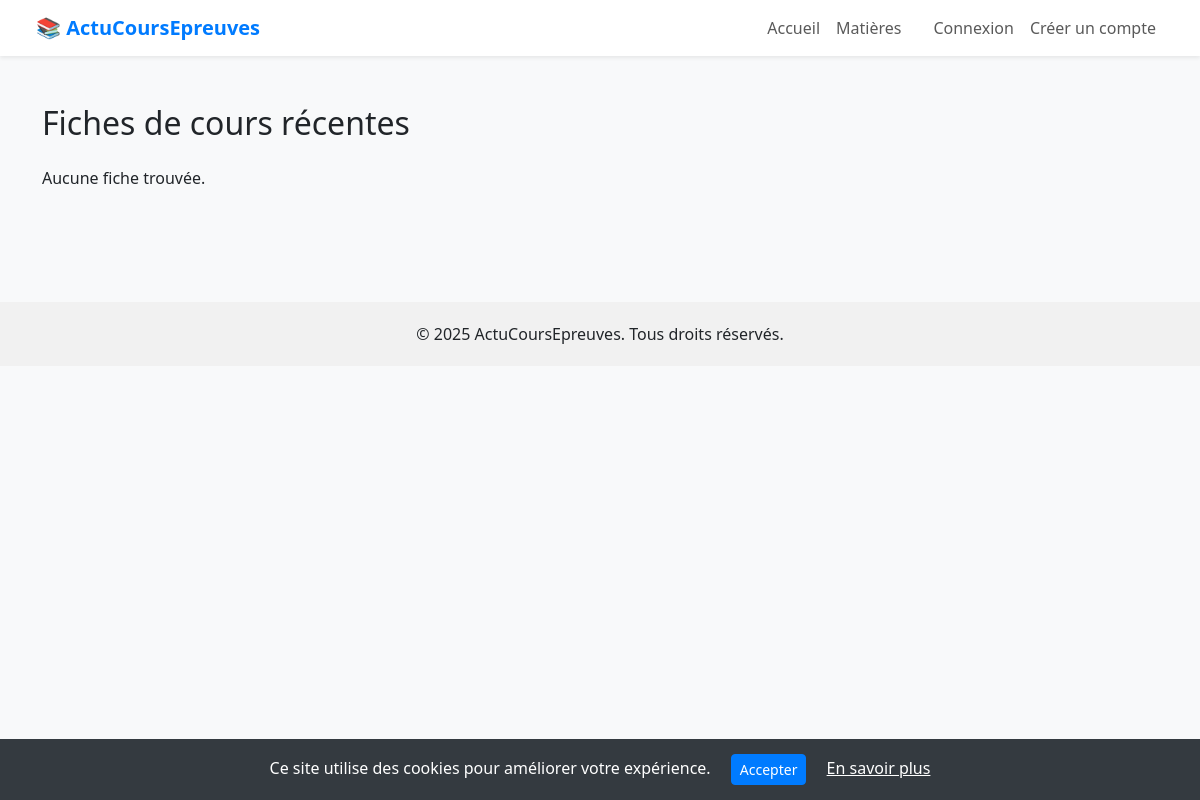
The page /fiches-recentes/ on the database as committed earlier.
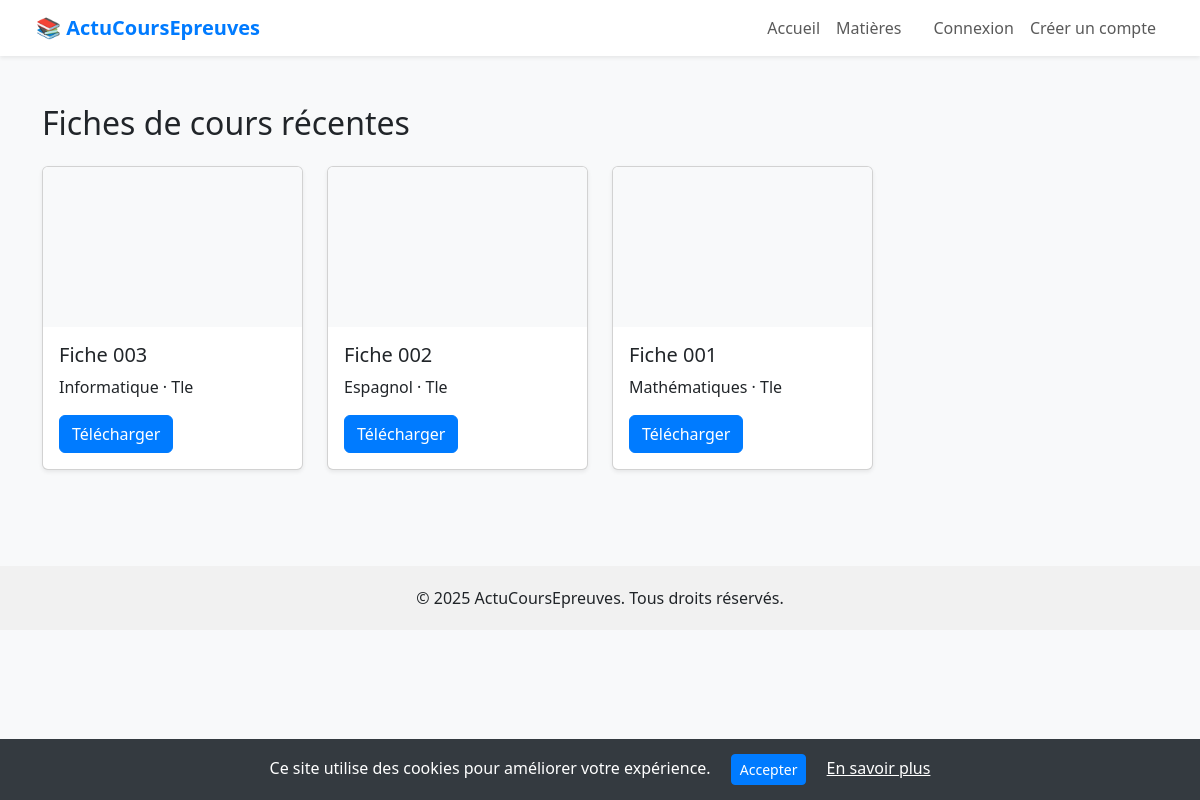
The same page on the database as committed later.
### blog/models.py (models this page shows, shortened)
class FicheCours(models.Model):
    titre = models.CharField(max_length=200)
    description = models.TextField(blank=True)
    lien_drive = models.URLField(blank=True, null=True)
    matiere = models.ForeignKey(Matiere, on_delete=models.CASCADE)
    prix = models.DecimalField(max_digits=6, decimal_places=2, default=0.0)
    niveau = models.CharField(max_length=100, choices=NIVEAUX, default='Tle')
    annee = models.PositiveIntegerField()
    created_at = models.DateTimeField(auto_now_add=True)
    telechargements = models.PositiveIntegerField(default=0)
    utilisateurs_telechargeurs = models.ManyToManyField(User, blank=True)

class Matiere(models.Model):
    nom = models.CharField(max_length=100)
    created_at = models.DateTimeField(auto_now_add=True)
    updated_at = models.DateTimeField(auto_now=True)

### blog/views.py (the view)
# urls.py: path('fiches-recentes/', views.fiches_recentes, name='fiches_recentes'),
def fiches_recentes(request):
    fiches = FicheCours.objects.order_by('-created_at')[:10]
    for f in fiches:
        f.icon = get_matiere_icon(f.matiere.nom if f.matiere else "")
    return render(request, 'fiches_recentes.html', {'fiches': fiches})

### blog/utils.py (called while the page is built)
def get_matiere_icon(nom):
    return {
        "Mathématiques": "📐",
        "Physique-Chimie": "⚛️",
        "Français": "📚",
        "SVT": "🔬",
        "Anglais": "🇬🇧",
        "Histoire-Géographie": "🌍",
        "Philosophie": "🤔",
        "EPS": "🏃",
        "Informatique": "💻",
        "Économie": "💰",
        "Technologie": "🔧",
        "Espagnol": "🗣️",
        "Allemand": "🗣️",
        "Arts Appliqués": "🎨",
    }.get(nom, "📘")

### blog/templates/fiches_recentes.html (shortened to what this page needs)
{% extends 'base.html' %}
{% block content %}
<div class="container py-5">
  <h2 class="mb-4">Fiches de cours récentes</h2>
  <div class="row row-cols-1 row-cols-md-2 row-cols-lg-4 g-4">
    {% for fiche in fiches %}
      <div class="col">
        <div class="card h-100 shadow-sm">
          <div class="card-img-top d-flex justify-content-center align-items-center bg-light" style="height: 160px; font-size: 4rem;">
          </div>
          <div class="card-body">
            <h5 class="card-title">{{ fiche.titre }}</h5>
            <p>{{ fiche.matiere.nom }} · {{ fiche.niveau }}</p>
            <div class="d-flex justify-content-between">
              <a href="{% url 'telecharger_fiche' fiche.id %}" class="btn btn-primary">Télécharger</a>
            </div>
          </div>
        </div>
      </div>
    {% empty %}
      <p>Aucune fiche trouvée.</p>
    {% endfor %}
  </div>
</div>
{% endblock %}

Rows that differ between the two databases and show on the page:
added FicheCours: titre "Fiche 003", matiere.nom "Informatique", niveau "Tle"
added FicheCours: titre "Fiche 002", matiere.nom "Espagnol", niveau "Tle"
added FicheCours: titre "Fiche 001", matiere.nom "Mathématiques", niveau "Tle"
Other text that changed with them:
text no longer shown: "Aucune fiche trouvée."
